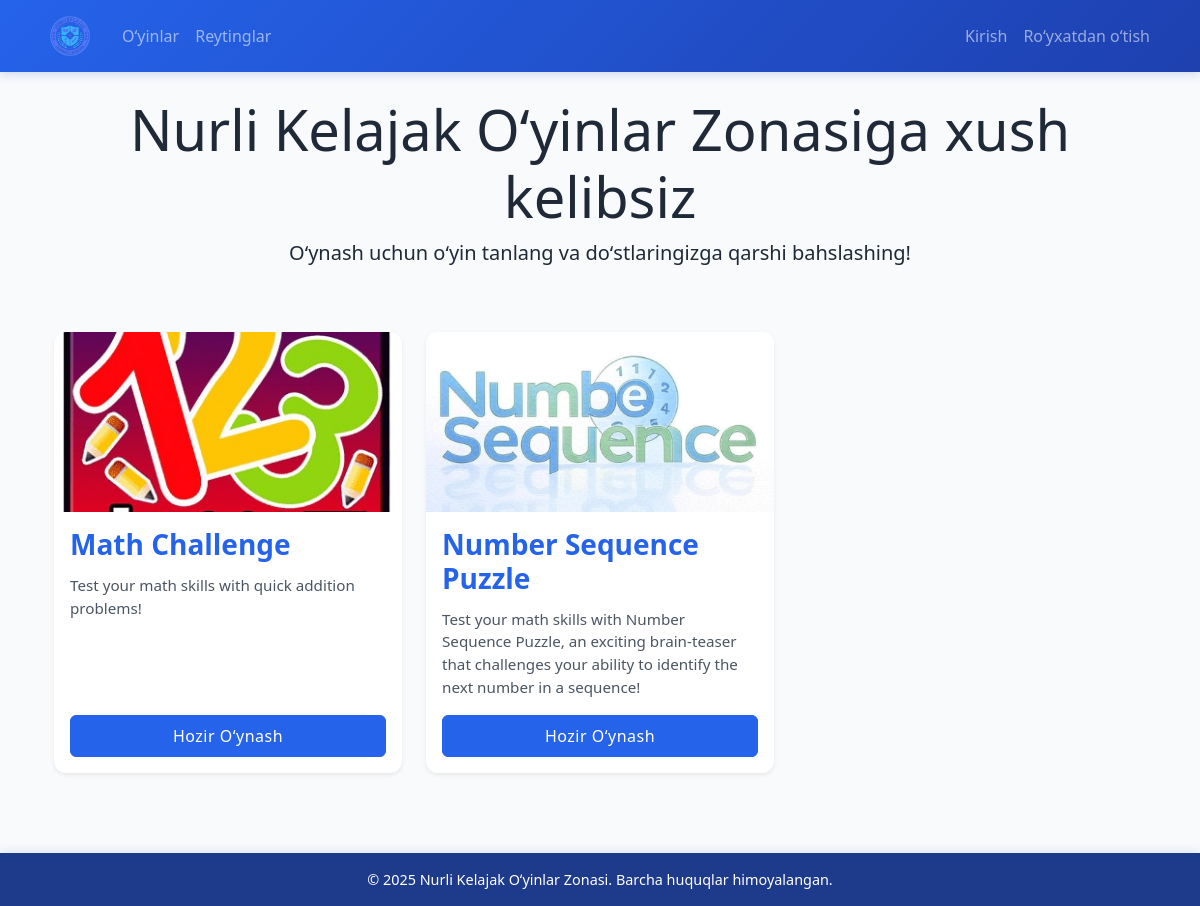
The page / on the database its author committed.
### games/models.py (models this page shows, shortened)
class Game(models.Model):
    name = models.CharField(max_length=100)
    slug = models.SlugField(unique=True)
    description = models.TextField()
    image = models.ImageField(
        upload_to=game_image_upload_path,
        null=True,
        blank=True,
        help_text="Upload game cover image (optimal size: 800x600px)"
    )
    is_active = models.BooleanField(default=True)

### games/views.py (the view)
# urls.py: path('', views.home, name='home'),
def home(request):
    games = Game.objects.filter(is_active=True)
    return render(request, 'games/home.html', {'games': games})

### games/templates/games/home.html (shortened to what this page needs)
{% extends "base.html" %}
{% load static %}
{% block content %}
<div class="container">
    <div class="row mb-5">
        <div class="col-12 text-center">
            <h1 class="display-4">Nurli Kelajak Oʻyinlar Zonasiga xush kelibsiz</h1>
            <p class="lead">Oʻynash uchun oʻyin tanlang va doʻstlaringizga qarshi bahslashing!</p>
        </div>
    </div>
    <div class="row">
        {% for game in games %}
        <div class="col-md-6 col-lg-4 mb-4">
            <div class="game-card card h-100 shadow-sm">
                {% if game.image %}
                    <img src="{{ game.image.url }}" class="game-card-img card-img-top" alt="{{ game.name }}">
                {% else %}
                    <div class="game-card-img-placeholder card-img-top bg-light d-flex align-items-center justify-content-center">
                        <i class="fas fa-gamepad fa-4x text-muted"></i>
                    </div>
                {% endif %}
                <div class="card-body d-flex flex-column">
                    <h3 class="game-card-title card-title">{{ game.name }}</h3>
                    <p class="game-card-description card-text flex-grow-1">{{ game.description }}</p>
                    <a href="{% url 'games:game_detail' game.slug %}" class="btn btn-primary w-100 mt-auto">Hozir Oʻynash</a>
                </div>
            </div>
        </div>
        {% empty %}
        <div class="col-12">
            <div class="alert alert-info text-center">
                Hozircha mavjud oʻyinlar yoʻq. Tez orada yana tekshiring!
            </div>
        </div>
        {% endfor %}
    </div>
</div>
{% endblock %}

### static/css/styles.css (style rules this page uses)
:root { --primary-color: #2563EB; --secondary-color: #1E40AF; --accent-color: #FFFFFF; --background-color: #F8FAFC; --text-color: #1F2937; --correct-color: #10B981; --wrong-color: #EF4444; --glow-color: #BFDBFE; --time-added-color: #0EA5E9; --footer-color: #1E3A8A; --card-shadow: 0 4px 6px rgba(37, 99, 235, 0.1); --hover-shadow: 0 10px 15px rgba(37, 99, 235, 0.2); }
body { background-color: var(--background-color); color: var(--text-color); min-height: 100vh; display: flex; flex-direction: column; font-family: 'Segoe UI', Tahoma, Geneva, Verdana, sans-serif; }
.game-card { transition: transform 0.3s ease, box-shadow 0.3s ease; border: none; border-radius: 12px; overflow: hidden; background-color: var(--accent-color); box-shadow: var(--card-shadow); }
.game-card-img { height: 180px; object-fit: cover; width: 100%; transition: transform 0.3s ease; }
.game-card-title { color: var(--primary-color); margin-bottom: 0.75rem; font-weight: 600; }
.game-card-description { color: #4B5563; font-size: 0.95rem; line-height: 1.5; }
.btn-primary { background-color: var(--primary-color); border-color: var(--primary-color); font-weight: 500; letter-spacing: 0.5px; padding: 0.5rem 1.25rem; transition: all 0.2s ease; }

### rows shown on the page
Game: image (picture), name "Math Challenge", description "Test your math skills with quick addition problems!"
Game: image (picture), name "Number Sequence Puzzle", description "Test your math skills with Number Sequence Puzzle, an exciting brain-teaser that challenges your ability to identify the next number in a sequence!"
